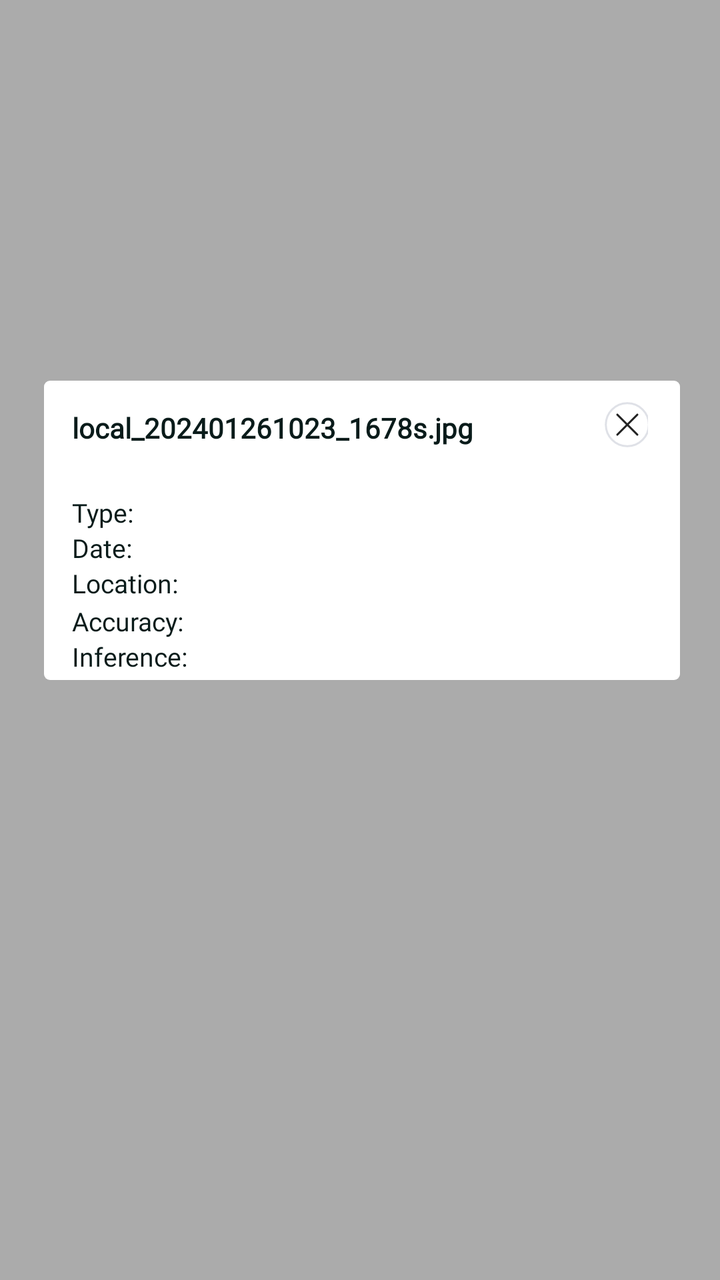
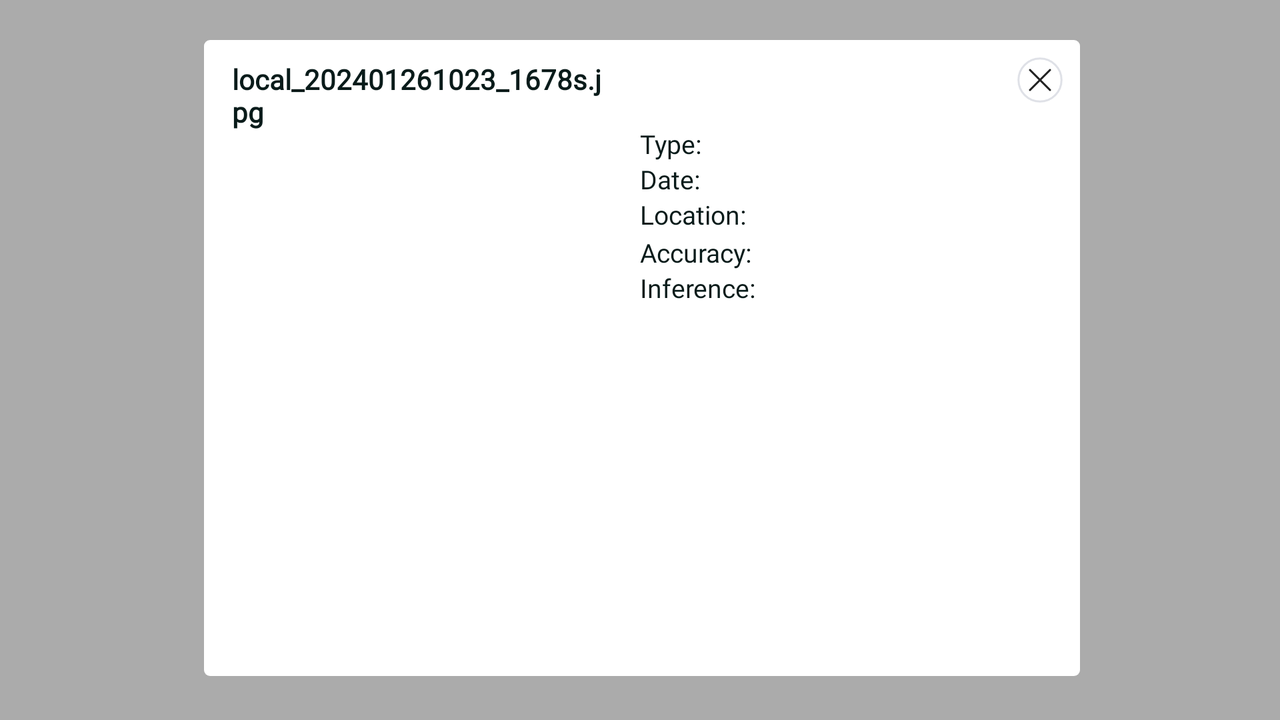

One screen, two layout resources from the same app: the default and the repository's alternative for another configuration. Each is rendered where Android would select it; the XML of both is given below.
<!-- AndroidManifest.xml: application theme Theme.Awake -->
<!-- res/layout/fragment_view_detection_image.xml -->
<?xml version="1.0" encoding="utf-8"?>
<androidx.constraintlayout.widget.ConstraintLayout xmlns:android="http://schemas.android.com/apk/res/android"
    xmlns:app="http://schemas.android.com/apk/res-auto"
    xmlns:tools="http://schemas.android.com/tools"
    android:id="@+id/frameLayout2"
    android:layout_width="match_parent"
    android:layout_height="match_parent"
    android:background="@color/semi_transparent"
    tools:context=".ViewDetectionImageFragment">


    <androidx.constraintlayout.widget.ConstraintLayout
        android:layout_width="match_parent"
        android:layout_height="wrap_content"
        android:layout_marginLeft="20dp"
        android:layout_marginRight="20dp"
        android:background="@drawable/background_frame"
        app:layout_constraintBottom_toBottomOf="parent"
        app:layout_constraintTop_toTopOf="parent"
        app:layout_constraintVertical_bias="0.39">


        <androidx.constraintlayout.widget.ConstraintLayout
            android:layout_width="match_parent"
            android:layout_height="wrap_content"
            android:layout_marginTop="5dp"
            android:layout_marginLeft="16dp"
            android:layout_marginRight="16dp"
            android:layout_marginBottom="5dp"
            app:layout_constraintBottom_toBottomOf="parent"
            app:layout_constraintTop_toTopOf="parent">

            <TextView
                android:id="@+id/detectionLogsTitle"
                android:layout_width="wrap_content"
                android:layout_height="wrap_content"
                android:text="local_202401261023_1678s.jpg"
                android:fontFamily="@font/nunito_sans"
                android:textColor="@color/black"
                android:textStyle="bold"
                android:textSize="14sp"
                app:layout_constraintBottom_toTopOf="@+id/detectionLogsImage"
                app:layout_constraintStart_toStartOf="parent"
                app:layout_constraintTop_toTopOf="parent" />

            <ImageButton
                android:id="@+id/detectionViewCloseBtn"
                android:layout_width="wrap_content"
                android:layout_height="wrap_content"
                android:clickable="true"
                android:layout_marginRight="-5dp"
                android:layout_marginTop="2dp"
                android:layout_marginBottom="2dp"
                android:background="@drawable/grey_btn_ripple"
                android:src="@drawable/ic_close_round"
                app:layout_constraintEnd_toEndOf="@+id/detectionLogsImage"
                app:layout_constraintTop_toTopOf="parent" />

            <ImageView
                android:id="@+id/detectionLogsImage"
                android:layout_width="match_parent"
                android:layout_height="match_parent"
                android:layout_marginTop="5dp"
                android:adjustViewBounds="true"
                app:layout_constraintEnd_toEndOf="parent"
                app:layout_constraintStart_toStartOf="parent"
                app:layout_constraintTop_toBottomOf="@+id/detectionViewCloseBtn"
                android:src="@drawable/blank_detection" />

            <LinearLayout
                android:layout_width="match_parent"
                android:layout_height="wrap_content"
                android:layout_marginTop="15dp"
                android:orientation="vertical"
                app:layout_constraintStart_toStartOf="parent"
                app:layout_constraintTop_toBottomOf="@+id/detectionLogsImage">

                <LinearLayout
                    android:layout_width="match_parent"
                    android:layout_height="wrap_content"
                    android:orientation="horizontal"
                    app:layout_constraintStart_toStartOf="parent"
                    app:layout_constraintTop_toBottomOf="@+id/imageView9">

                    <TextView
                        android:id="@+id/textView12"
                        android:layout_width="wrap_content"
                        android:layout_height="wrap_content"
                        android:layout_marginRight="5dp"
                        android:fontFamily="@font/poppins_regular"
                        android:text="Type:"
                        android:textColor="@color/black"
                        android:textSize="13sp" />

                    <TextView
                        android:id="@+id/detectionLogsType"
                        android:layout_width="match_parent"
                        android:layout_height="match_parent"
                        android:layout_weight="1"
                        android:layout_gravity="center"
                        android:fontFamily="@font/nunito_sans"
                        android:text=""
                        android:textColor="@color/black"
                        android:textSize="14sp"
                        android:textStyle="bold" />
                </LinearLayout>

                <LinearLayout
                    android:layout_width="match_parent"
                    android:layout_height="wrap_content"
                    android:orientation="horizontal"
                    app:layout_constraintStart_toStartOf="parent"
                    app:layout_constraintTop_toBottomOf="@+id/imageView9">

                    <TextView
                        android:id="@+id/textVisesw12"
                        android:layout_width="wrap_content"
                        android:layout_height="wrap_content"
                        android:layout_marginRight="5dp"
                        android:fontFamily="@font/poppins_regular"
                        android:text="Date:"
                        android:textColor="@color/black"
                        android:textSize="13sp" />

                    <TextView
                        android:id="@+id/detectionLogsDate"
                        android:layout_width="match_parent"
                        android:layout_height="match_parent"
                        android:layout_weight="1"
                        android:layout_gravity="center"
                        android:fontFamily="@font/nunito_sans"
                        android:text=""
                        android:textColor="@color/black"
                        android:textSize="14sp"
                        android:textStyle="bold" />
                </LinearLayout>
                <LinearLayout
                    android:layout_width="match_parent"
                    android:layout_height="wrap_content"
                    android:orientation="horizontal"
                    app:layout_constraintStart_toStartOf="parent"
                    app:layout_constraintTop_toBottomOf="@+id/imageView9">

                    <TextView
                        android:id="@+id/textsaView12"
                        android:layout_width="wrap_content"
                        android:layout_height="wrap_content"
                        android:layout_marginRight="5dp"
                        android:fontFamily="@font/poppins_regular"
                        android:text="Location:"
                        android:textColor="@color/black"
                        android:textSize="13sp" />

                    <TextView
                        android:id="@+id/detectionLogsLocation"
                        android:layout_width="match_parent"
                        android:layout_height="wrap_content"
                        android:layout_weight="1"
                        android:layout_gravity="center"
                        android:fontFamily="@font/nunito_sans"
                        android:text=""
                        android:textColor="@color/black"
                        android:textSize="14sp"
                        android:textStyle="bold" />
                </LinearLayout>
                <LinearLayout
                    android:layout_width="match_parent"
                    android:layout_height="wrap_content"
                    android:orientation="horizontal"
                    app:layout_constraintStart_toStartOf="parent"
                    app:layout_constraintTop_toBottomOf="@+id/imageView9">

                    <TextView
                        android:id="@+id/texatView12"
                        android:layout_width="wrap_content"
                        android:layout_height="wrap_content"
                        android:layout_marginRight="5dp"
                        android:fontFamily="@font/poppins_regular"
                        android:text="Accuracy:"
                        android:textColor="@color/black"
                        android:textSize="13sp" />

                    <TextView
                        android:id="@+id/detectionLogsAccuracy"
                        android:layout_width="match_parent"
                        android:layout_height="match_parent"
                        android:layout_weight="1"
                        android:layout_gravity="center"
                        android:fontFamily="@font/nunito_sans"
                        android:text=""
                        android:textColor="@color/black"
                        android:textSize="14sp"
                        android:textStyle="bold" />
                </LinearLayout>
                <LinearLayout
                    android:layout_width="match_parent"
                    android:layout_height="wrap_content"
                    android:orientation="horizontal"
                    app:layout_constraintStart_toStartOf="parent"
                    app:layout_constraintTop_toBottomOf="@+id/imageView9">

                    <TextView
                        android:id="@+id/textViews12"
                        android:layout_width="wrap_content"
                        android:layout_height="wrap_content"
                        android:layout_marginRight="5dp"
                        android:fontFamily="@font/poppins_regular"
                        android:text="Inference:"
                        android:textColor="@color/black"
                        android:textSize="13sp" />

                    <TextView
                        android:id="@+id/detectionLogsInference"
                        android:layout_width="match_parent"
                        android:layout_height="match_parent"
                        android:layout_weight="1"
                        android:layout_gravity="center"
                        android:fontFamily="@font/nunito_sans"
                        android:text=""
                        android:textColor="@color/black"
                        android:textSize="14sp"
                        android:textStyle="bold" />
                </LinearLayout>

                <LinearLayout
                    android:id="@+id/responseTimeLL"
                    android:layout_width="match_parent"
                    android:layout_height="wrap_content"
                    android:orientation="horizontal"
                    android:visibility="gone"
                    app:layout_constraintStart_toStartOf="parent"
                    app:layout_constraintTop_toBottomOf="@+id/imageView9">

                    <TextView

                        android:layout_width="wrap_content"
                        android:layout_height="wrap_content"
                        android:layout_marginRight="5dp"
                        android:fontFamily="@font/poppins_regular"
                        android:text="Response Time:"
                        android:textColor="@color/black"
                        android:textSize="13sp" />

                    <TextView
                        android:id="@+id/detectionLogsResponseTime"
                        android:layout_width="match_parent"
                        android:layout_height="match_parent"
                        android:layout_gravity="center"
                        android:layout_weight="1"
                        android:fontFamily="@font/nunito_sans"
                        android:text=""
                        android:textColor="@color/black"
                        android:textSize="14sp"
                        android:textStyle="bold" />
                </LinearLayout>


            </LinearLayout>




        </androidx.constraintlayout.widget.ConstraintLayout>
    </androidx.constraintlayout.widget.ConstraintLayout>
</androidx.constraintlayout.widget.ConstraintLayout>
<!-- resources referenced by this layout -->
<resources>
  <color name="black">#091B1A</color>
  <color name="semi_transparent">#916C6C6C</color>
  <!-- drawable background_frame (drawable-v24) -->
  <?xml version="1.0" encoding="utf-8"?>
  <layer-list xmlns:android="http://schemas.android.com/apk/res/android">
  
  
  
  
  
  
  
  
  
      <item
          android:left="2dp"
          android:right="0dp"
          android:top="0dp"
          android:bottom="2dp">
  
          <shape android:shape="rectangle">
  
              <solid android:color="#ffffff"/>
              <corners android:radius="3dp" />
  
          </shape>
  
      </item>
  
  </layer-list>
  <!-- drawable grey_btn_ripple (drawable) -->
  <?xml version="1.0" encoding="utf-8"?>
  <ripple
      xmlns:android="http://schemas.android.com/apk/res/android"
      android:color="#1F5A5A5A">
      <item android:id="@android:id/mask">
          <shape android:shape="rectangle">
              <solid android:color="?android:colorAccent" />
          </shape>
      </item>
  
      <item>
          <shape android:shape="rectangle">
              
              <solid android:color="@color/transparent" />
              <corners android:radius="10dp" />
          </shape>
      </item>
  
  </ripple>
  <!-- drawable ic_close_round (drawable) -->
  <vector xmlns:android="http://schemas.android.com/apk/res/android"
      android:width="30dp"
      android:height="30dp"
      android:viewportWidth="36"
      android:viewportHeight="36">
    <path
        android:pathData="M18,18m-12.9,0a12.9,12.9 0,1 1,25.8 0a12.9,12.9 0,1 1,-25.8 0"
        android:strokeAlpha="0.25"
        android:strokeWidth="1.2"
        android:fillColor="#00FFFFFF"
        android:strokeColor="#7E869E"/>
    <path
        android:pathData="M24,12L12,24"
        android:strokeLineJoin="round"
        android:strokeWidth="1.2"
        android:fillColor="#00000000"
        android:strokeColor="#222222"
        android:strokeLineCap="round"/>
    <path
        android:pathData="M12,12L24,24"
        android:strokeLineJoin="round"
        android:strokeWidth="1.2"
        android:fillColor="#00000000"
        android:strokeColor="#222222"
        android:strokeLineCap="round"/>
  </vector>
  <style name="Theme.Awake" parent="Theme.MaterialComponents.Light.NoActionBar">
          
          <item name="colorPrimary">@color/primary</item>
          <item name="colorPrimaryVariant">@color/primary_2</item>
          <item name="colorOnPrimary">@color/white</item>
          
          <item name="colorSecondary">@color/teal_200</item>
          <item name="colorSecondaryVariant">@color/teal_700</item>
          <item name="colorOnSecondary">@color/black</item>
          
          
          
  
          
  
  
          <item name="android:statusBarColor">@android:color/transparent</item>
          <item name="android:navigationBarColor">@color/white</item>
  
  
  
      </style>
  <color name="transparent">#00FFFFFF</color>
  <color name="primary">#F27B57</color>
  <color name="primary_2">#a9573d</color>
  <color name="white">#FFFFFFFF</color>
  <color name="teal_200">#FF03DAC5</color>
  <color name="teal_700">#FF018786</color>
</resources>
<!-- res/layout-land/fragment_view_detection_image.xml (the repository's variant of the layout above) -->
<!-- drawn on the phone turned sideways -->
<?xml version="1.0" encoding="utf-8"?>
<androidx.constraintlayout.widget.ConstraintLayout xmlns:android="http://schemas.android.com/apk/res/android"
    xmlns:app="http://schemas.android.com/apk/res-auto"
    xmlns:tools="http://schemas.android.com/tools"
    android:id="@+id/frameLayout2"
    android:layout_width="match_parent"
    android:layout_height="match_parent"
    android:background="@color/semi_transparent"
    tools:context=".ViewDetectionImageFragment">


    <androidx.constraintlayout.widget.ConstraintLayout
        android:layout_width="match_parent"
        android:layout_height="match_parent"
        android:layout_marginTop="20dp"
        android:layout_marginBottom="20dp"
        android:layout_marginStart="100dp"
        android:layout_marginEnd="100dp"
        android:background="@drawable/background_frame"
        app:layout_constraintBottom_toBottomOf="parent"
        app:layout_constraintEnd_toEndOf="parent"
        app:layout_constraintStart_toStartOf="parent"
        app:layout_constraintTop_toTopOf="parent"
        app:layout_constraintVertical_bias="0.39">


        <LinearLayout
            android:layout_width="match_parent"
            android:layout_height="match_parent"
            android:orientation="horizontal">

            <androidx.constraintlayout.widget.ConstraintLayout
                android:layout_width="match_parent"
                android:layout_height="match_parent"
                android:layout_marginLeft="16dp"
                android:layout_marginTop="5dp"
                android:layout_marginRight="16dp"
                android:layout_marginBottom="5dp"
                android:layout_weight="1">

                <TextView
                    android:id="@+id/detectionLogsTitle"
                    android:layout_width="wrap_content"
                    android:layout_height="wrap_content"
                    android:layout_marginTop="5dp"
                    android:fontFamily="@font/nunito_sans"
                    android:text="local_202401261023_1678s.jpg"
                    android:textColor="@color/black"
                    android:textSize="14sp"
                    android:textStyle="bold"
                    app:layout_constraintStart_toStartOf="parent"
                    app:layout_constraintTop_toTopOf="parent" />


                <ImageView
                    android:id="@+id/detectionLogsImage"
                    android:layout_width="match_parent"
                    android:layout_height="match_parent"
                    android:layout_marginTop="25dp"
                    android:adjustViewBounds="true"
                    android:src="@drawable/blank_detection"
                    app:layout_constraintEnd_toEndOf="parent"
                    app:layout_constraintStart_toStartOf="parent"
                    app:layout_constraintTop_toBottomOf="@+id/detectionLogsTitle" />


            </androidx.constraintlayout.widget.ConstraintLayout>

            <LinearLayout
                android:layout_width="match_parent"
                android:layout_height="match_parent"
                android:layout_marginTop="5dp"
                android:layout_weight="1"
                android:orientation="vertical">

                <ImageButton
                    android:id="@+id/detectionViewCloseBtn"
                    android:layout_width="wrap_content"
                    android:layout_height="wrap_content"
                    android:layout_gravity="right"
                    android:layout_marginRight="5dp"
                    android:background="@drawable/grey_btn_ripple_circle"
                    android:clickable="true"
                    android:src="@drawable/ic_close_round"
                    app:layout_constraintBottom_toBottomOf="@+id/detectionLogsTitle"
                    app:layout_constraintEnd_toEndOf="@+id/detectionLogsImage"
                    app:layout_constraintTop_toTopOf="parent" />

                <LinearLayout
                    android:layout_width="match_parent"
                    android:layout_height="wrap_content"
                    android:layout_marginTop="8dp"
                    android:orientation="horizontal"
                    app:layout_constraintStart_toStartOf="parent"
                    app:layout_constraintTop_toBottomOf="@+id/imageView9">

                    <TextView
                        android:id="@+id/textView12"
                        android:layout_width="wrap_content"
                        android:layout_height="wrap_content"
                        android:layout_marginRight="5dp"
                        android:fontFamily="@font/poppins_regular"
                        android:text="Type:"
                        android:textColor="@color/black"
                        android:textSize="13sp" />

                    <TextView
                        android:id="@+id/detectionLogsType"
                        android:layout_width="match_parent"
                        android:layout_height="match_parent"
                        android:layout_gravity="center"
                        android:layout_weight="1"
                        android:fontFamily="@font/nunito_sans"
                        android:text=""
                        android:textColor="@color/black"
                        android:textSize="14sp"
                        android:textStyle="bold" />
                </LinearLayout>

                <LinearLayout
                    android:layout_width="match_parent"
                    android:layout_height="wrap_content"
                    android:orientation="horizontal"
                    app:layout_constraintStart_toStartOf="parent"
                    app:layout_constraintTop_toBottomOf="@+id/imageView9">

                    <TextView
                        android:id="@+id/textVisesw12"
                        android:layout_width="wrap_content"
                        android:layout_height="wrap_content"
                        android:layout_marginRight="5dp"
                        android:fontFamily="@font/poppins_regular"
                        android:text="Date:"
                        android:textColor="@color/black"
                        android:textSize="13sp" />

                    <TextView
                        android:id="@+id/detectionLogsDate"
                        android:layout_width="match_parent"
                        android:layout_height="match_parent"
                        android:layout_gravity="center"
                        android:layout_weight="1"
                        android:fontFamily="@font/nunito_sans"
                        android:text=""
                        android:textColor="@color/black"
                        android:textSize="14sp"
                        android:textStyle="bold" />
                </LinearLayout>

                <LinearLayout
                    android:layout_width="match_parent"
                    android:layout_height="wrap_content"
                    android:orientation="horizontal"
                    app:layout_constraintStart_toStartOf="parent"
                    app:layout_constraintTop_toBottomOf="@+id/imageView9">

                    <TextView
                        android:id="@+id/textsaView12"
                        android:layout_width="wrap_content"
                        android:layout_height="wrap_content"
                        android:layout_marginRight="5dp"
                        android:fontFamily="@font/poppins_regular"
                        android:text="Location:"
                        android:textColor="@color/black"
                        android:textSize="13sp" />

                    <TextView
                        android:id="@+id/detectionLogsLocation"
                        android:layout_width="match_parent"
                        android:layout_height="wrap_content"
                        android:layout_gravity="center"
                        android:layout_weight="1"
                        android:fontFamily="@font/nunito_sans"
                        android:text=""
                        android:textColor="@color/black"
                        android:textSize="14sp"
                        android:textStyle="bold" />
                </LinearLayout>

                <LinearLayout
                    android:layout_width="match_parent"
                    android:layout_height="wrap_content"
                    android:orientation="horizontal"
                    app:layout_constraintStart_toStartOf="parent"
                    app:layout_constraintTop_toBottomOf="@+id/imageView9">

                    <TextView
                        android:id="@+id/texatView12"
                        android:layout_width="wrap_content"
                        android:layout_height="wrap_content"
                        android:layout_marginRight="5dp"
                        android:fontFamily="@font/poppins_regular"
                        android:text="Accuracy:"
                        android:textColor="@color/black"
                        android:textSize="13sp" />

                    <TextView
                        android:id="@+id/detectionLogsAccuracy"
                        android:layout_width="match_parent"
                        android:layout_height="match_parent"
                        android:layout_gravity="center"
                        android:layout_weight="1"
                        android:fontFamily="@font/nunito_sans"
                        android:text=""
                        android:textColor="@color/black"
                        android:textSize="14sp"
                        android:textStyle="bold" />
                </LinearLayout>

                <LinearLayout
                    android:layout_width="match_parent"
                    android:layout_height="wrap_content"
                    android:orientation="horizontal"
                    app:layout_constraintStart_toStartOf="parent"
                    app:layout_constraintTop_toBottomOf="@+id/imageView9">

                    <TextView
                        android:id="@+id/textViews12"
                        android:layout_width="wrap_content"
                        android:layout_height="wrap_content"
                        android:layout_marginRight="5dp"
                        android:fontFamily="@font/poppins_regular"
                        android:text="Inference:"
                        android:textColor="@color/black"
                        android:textSize="13sp" />

                    <TextView
                        android:id="@+id/detectionLogsInference"
                        android:layout_width="match_parent"
                        android:layout_height="match_parent"
                        android:layout_gravity="center"
                        android:layout_weight="1"
                        android:fontFamily="@font/nunito_sans"
                        android:text=""
                        android:textColor="@color/black"
                        android:textSize="14sp"
                        android:textStyle="bold" />
                </LinearLayout>

                <LinearLayout
                    android:id="@+id/responseTimeLL"
                    android:layout_width="match_parent"
                    android:layout_height="wrap_content"
                    android:orientation="horizontal"
                    android:visibility="gone"
                    app:layout_constraintStart_toStartOf="parent"
                    app:layout_constraintTop_toBottomOf="@+id/imageView9">

                    <TextView

                        android:layout_width="wrap_content"
                        android:layout_height="wrap_content"
                        android:layout_marginRight="5dp"
                        android:fontFamily="@font/poppins_regular"
                        android:text="Response Time:"
                        android:textColor="@color/black"
                        android:textSize="13sp" />

                    <TextView
                        android:id="@+id/detectionLogsResponseTime"
                        android:layout_width="match_parent"
                        android:layout_height="match_parent"
                        android:layout_gravity="center"
                        android:layout_weight="1"
                        android:fontFamily="@font/nunito_sans"
                        android:text=""
                        android:textColor="@color/black"
                        android:textSize="14sp"
                        android:textStyle="bold" />
                </LinearLayout>


            </LinearLayout>
        </LinearLayout>

    </androidx.constraintlayout.widget.ConstraintLayout>
</androidx.constraintlayout.widget.ConstraintLayout>
<!-- resources referenced by the variant -->
<!-- as the phone turned sideways resolves them -->
<resources>
  <color name="black">#091B1A</color>
  <color name="semi_transparent">#916C6C6C</color>
  <!-- drawable background_frame (drawable-v24) -->
  <?xml version="1.0" encoding="utf-8"?>
  <layer-list xmlns:android="http://schemas.android.com/apk/res/android">
  
  
  
  
  
  
  
  
  
      <item
          android:left="2dp"
          android:right="0dp"
          android:top="0dp"
          android:bottom="2dp">
  
          <shape android:shape="rectangle">
  
              <solid android:color="#ffffff"/>
              <corners android:radius="3dp" />
  
          </shape>
  
      </item>
  
  </layer-list>
  <!-- drawable grey_btn_ripple_circle (drawable-hdpi) -->
  <?xml version="1.0" encoding="utf-8"?>
  <ripple
      xmlns:android="http://schemas.android.com/apk/res/android"
      android:color="#1F5A5A5A">
      <item android:id="@android:id/mask">
          <shape android:shape="oval">
              <solid android:color="?android:colorAccent" />
          </shape>
      </item>
  
      <item>
          <shape android:shape="oval">
              
              <solid android:color="@color/transparent" />
              <corners android:radius="10dp" />
          </shape>
      </item>
  
  </ripple>
  <!-- drawable ic_close_round (drawable) -->
  <vector xmlns:android="http://schemas.android.com/apk/res/android"
      android:width="30dp"
      android:height="30dp"
      android:viewportWidth="36"
      android:viewportHeight="36">
    <path
        android:pathData="M18,18m-12.9,0a12.9,12.9 0,1 1,25.8 0a12.9,12.9 0,1 1,-25.8 0"
        android:strokeAlpha="0.25"
        android:strokeWidth="1.2"
        android:fillColor="#00FFFFFF"
        android:strokeColor="#7E869E"/>
    <path
        android:pathData="M24,12L12,24"
        android:strokeLineJoin="round"
        android:strokeWidth="1.2"
        android:fillColor="#00000000"
        android:strokeColor="#222222"
        android:strokeLineCap="round"/>
    <path
        android:pathData="M12,12L24,24"
        android:strokeLineJoin="round"
        android:strokeWidth="1.2"
        android:fillColor="#00000000"
        android:strokeColor="#222222"
        android:strokeLineCap="round"/>
  </vector>
  <style name="Theme.Awake" parent="Theme.MaterialComponents.Light.NoActionBar">
          
          <item name="colorPrimary">@color/primary</item>
          <item name="colorPrimaryVariant">@color/primary_2</item>
          <item name="colorOnPrimary">@color/white</item>
          
          <item name="colorSecondary">@color/teal_200</item>
          <item name="colorSecondaryVariant">@color/teal_700</item>
          <item name="colorOnSecondary">@color/black</item>
          
          
          
  
          
  
  
          <item name="android:statusBarColor">@android:color/transparent</item>
          <item name="android:navigationBarColor">@color/white</item>
  
  
  
      </style>
  <color name="transparent">#00FFFFFF</color>
  <color name="primary">#F27B57</color>
  <color name="primary_2">#a9573d</color>
  <color name="white">#FFFFFFFF</color>
  <color name="teal_200">#FF03DAC5</color>
  <color name="teal_700">#FF018786</color>
</resources>
